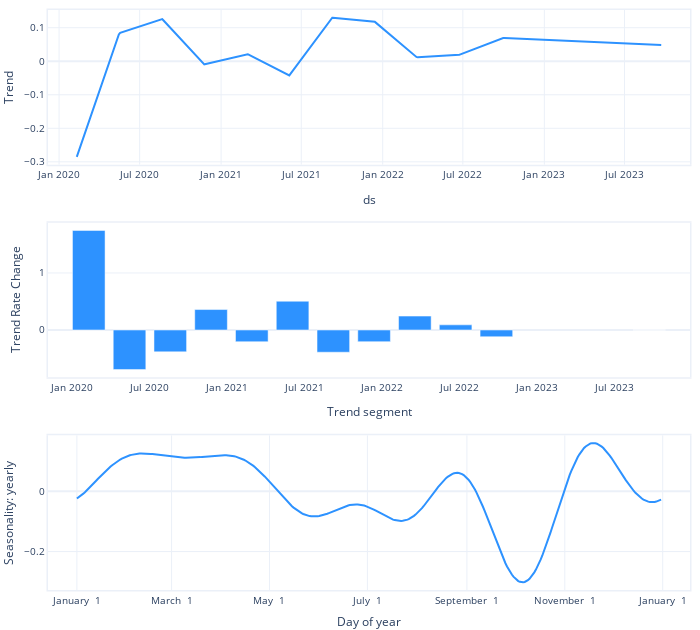

Source (notebook cell):
### Code cell
m.plot_parameters()

### Figure 1 — Plotly figure (JSON) as saved in the notebook; plotly's stock layout.template omitted (floating-point values rounded to 4 significant figures; data arrays with more than 128 entries replaced by an {"elided": "..."} marker saying what was removed)
{"data": [{"fill": "none", "line": {"color": "#2d92ff", "width": 2}, "mode": "lines", "name": "Trend", "type": "scatter", "x": {"elided": "945 str values"}, "xaxis": "x", "y": {"elided": "945 float values"}, "yaxis": "y"}, {"marker": {"color": "#2d92ff"}, "name": "Trend Rate Change", "type": "bar", "x": ["2020-02-10T00:00:00", "2020-05-16T00:00:00", "2020-08-20T00:00:00", "2020-11-24T00:00:00", "2021-02-28T00:00:00", "2021-06-04T00:00:00", "2021-09-08T00:00:00", "2021-12-13T00:00:00", "2022-03-19T00:00:00", "2022-06-23T00:00:00", "2022-09-27T00:00:00", "2023-09-22T00:00:00"], "xaxis": "x2", "y": [1.746, -0.6941, -0.3832, 0.3586, -0.2056, 0.5045, -0.3896, -0.2049, 0.2439, 0.09053, -0.1182, 0], "yaxis": "y2"}, {"fill": "none", "line": {"color": "#2d92ff", "width": 2}, "mode": "lines", "name": "yearly", "type": "scatter", "x": {"elided": "365 str values"}, "xaxis": "x3", "y": {"elided": "365 float values"}, "yaxis": "y3"}], "layout": {"autosize": true, "font": {"size": 10}, "height": 630, "hovermode": "x unified", "margin": {"b": 0, "l": 0, "pad": 0, "r": 10, "t": 10}, "showlegend": false, "title": {"font": {"size": 12}}, "width": 700, "xaxis": {"anchor": "y", "domain": [0, 1], "linewidth": 1.5, "mirror": true, "range": ["2019-12-07T00:00:00", "2023-11-26T00:00:00"], "showline": true, "title": {"text": "ds"}, "type": "date"}, "xaxis2": {"anchor": "y2", "domain": [0, 1], "linewidth": 1.5, "mirror": true, "range": ["2019-11-06T00:00:00", "2023-12-27T00:00:00"], "showline": true, "title": {"text": "Trend segment"}, "type": "date"}, "xaxis3": {"anchor": "y3", "domain": [0, 1], "linewidth": 1.5, "mirror": true, "range": ["2016-12-14T00:00:00", "2018-01-18T00:00:00"], "showline": true, "tickformat": "%B %e", "title": {"text": "Day of year"}}, "yaxis": {"anchor": "x", "domain": [0.7333, 1], "linewidth": 1.5, "mirror": true, "rangemode": "normal", "showline": true, "title": {"text": "Trend"}}, "yaxis2": {"anchor": "x2", "domain": [0.3667, 0.6333], "linewidth": 1.5, "mirror": true, "rangemode": "normal", "showline": true, "title": {"text": "Trend Rate Change"}}, "yaxis3": {"anchor": "x3", "domain": [0, 0.2667], "linewidth": 1.5, "mirror": true, "rangemode": "normal", "showline": true, "title": {"text": "Seasonality: yearly"}}}}
